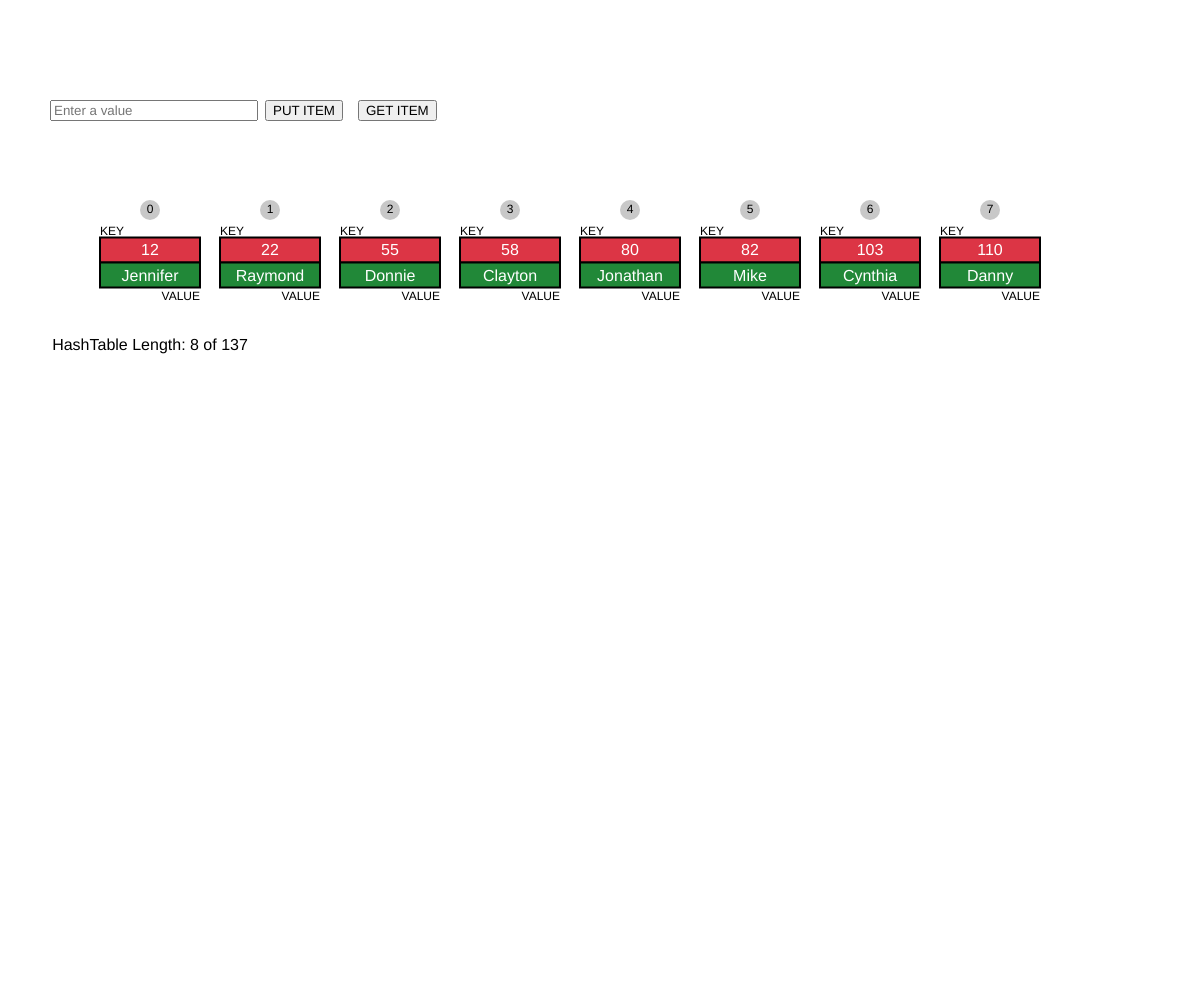
Frame 1 (no input)
Frame 60 (no input): identical to frame 1, image omitted
Frame 120 (the mouse pressed at the canvas centre since frame 60): identical to frame 1, image omitted

The p5.js sketch that drew this single still picture (run headless with seeded random() and noise() and a simulated clock; from frame 60 on, the mouse is pressed at the canvas centre):

// p5.js sketch
// ── sketch.js
var canvas;
var hTable;

var baseX = 150, baseY = 250;

function setup() {
  	canvas = createCanvas(windowWidth, windowHeight);
  	canvas.position(0,0);
  	canvas.style('z-index', '-1');
  	canvas.style('display', 'block');
  	background(255);

  	var someNames = ["David", "Jennifer", "Donnie", "Raymond",                 "Cynthia", "Mike", "Clayton", "Danny", "Jonathan"];


  	hTable = new HashTable();
  	// append som items to the hash table
	for (var i = 0; i < someNames.length; ++i) {
	   hTable.put(someNames[i]);
	}

	hTable.showDistro();


	input = createInput();
	input.position(50, 100);
	input.size(200);
	input.attribute('placeholder', 'Enter a value');
	input.class("form-control");

	button = createButton('PUT ITEM');
	button.position(input.x + input.width + 15, 100);
	button.mousePressed(insertItem);
	button.class('btn btn-info');

	button2 = createButton('GET ITEM');
	button2.position(button.x + button.width + 15, 100);
	button2.mousePressed(findItem);
	button2.class('btn btn-success');

}

function windowResized(){
	resizeCanvas(windowWidth, windowHeight);
}

function draw() {
	background(255);
  	hTable.display(baseX, baseY);
}

function insertItem(){
	const name = input.value();
  	alert('Insert ' + name +'!');
  	hTable.put(name);
  	input.value('');
}


function findItem(){
	const name = input.value();
	alert('Find '+name+'!');
	var item = hTable.get(name);
	if(item!=null){
		alert('Item '+name+' is in the hash table.');
	}
	else{
		alert('Item '+name+' is not in the hash table.');
	}
	input.value('');
}
// ── HashTable.js
class HashTable {

   constructor(){
      this.table = new Array(137);
   }

   simpleHash(data) {
      var total = 0;
      for (var i = 0; i < data.length; ++i) {
         total += data.charCodeAt(i);
      }
      return total % this.table.length;
   } 

   betterHash(string) {
      const H = 37;
      var total = 0;
      for (var i = 0; i < string.length; ++i) {
         total += H * total + string.charCodeAt(i);
      }
      total = total % this.table.length;
      return parseInt(total); 
   } 

   put(data) {
      //var pos = this.simpleHash(data);
      var pos = this.betterHash(data);
      this.table[pos] = data;
   }

   get(key) {
      //return this.table[this.simpleHash(key)];
      var index = this.betterHash(key);
      if(this.table[index] != undefined){
        return this.table[this.betterHash(key)];
      }
      else {
        return null;
      }
   }

   showDistro() {
      for (var i = 0; i < this.table.length; ++i) {
        if (this.table[i] != undefined) {
            console.log(i + ": " + this.table[i]);
        }
      }
    }



   // Additional functions to display list

   display(bx, by){
      var n=0;
      for (var i = 0; i < this.table.length; ++i) {
        if (this.table[i] != undefined) {
          rectMode(CENTER);
          var x = bx + n*120;
          var y = by;
          var item =  new Item(i, this.table[i]);
          item.display(n, x, y, 100, 50);  
          n++; 
        }    
      }

      //Display length
      fill(0);
      text("HashTable Length: "+n+" of "+this.table.length, baseX, baseY+100);
   }
   
}
// ── Item.js

class Item {

	constructor(key, value){
		this.key=key;
		this.val=value;
	}

	display(i, x, y, w, h){
		rectMode(CENTER);
		strokeWeight(2);
		fill(220, 53, 69);
		rect(x, y, w, h/2);
		fill(33, 136, 56);
		rect(x, y+h/2, w, h/2);
		ellipseMode(CENTER);
		fill(200); strokeWeight(0.0);
		ellipse(x, y-h/2-15, 20, 20);
		fill(0);
		textSize(12);
		textAlign(CENTER);
		text(i, x, y-h/2-12);
		textAlign(LEFT);
		text("KEY", x - w/2, y - h/2 + 10);
		textAlign(RIGHT);
		text("VALUE", x + w/2, y + h);
		textSize(16);
		fill(255);
		textAlign(CENTER);
		text(this.key, x, y+5);
		text(this.val, x, y + h/2 + 6);
	}
}
